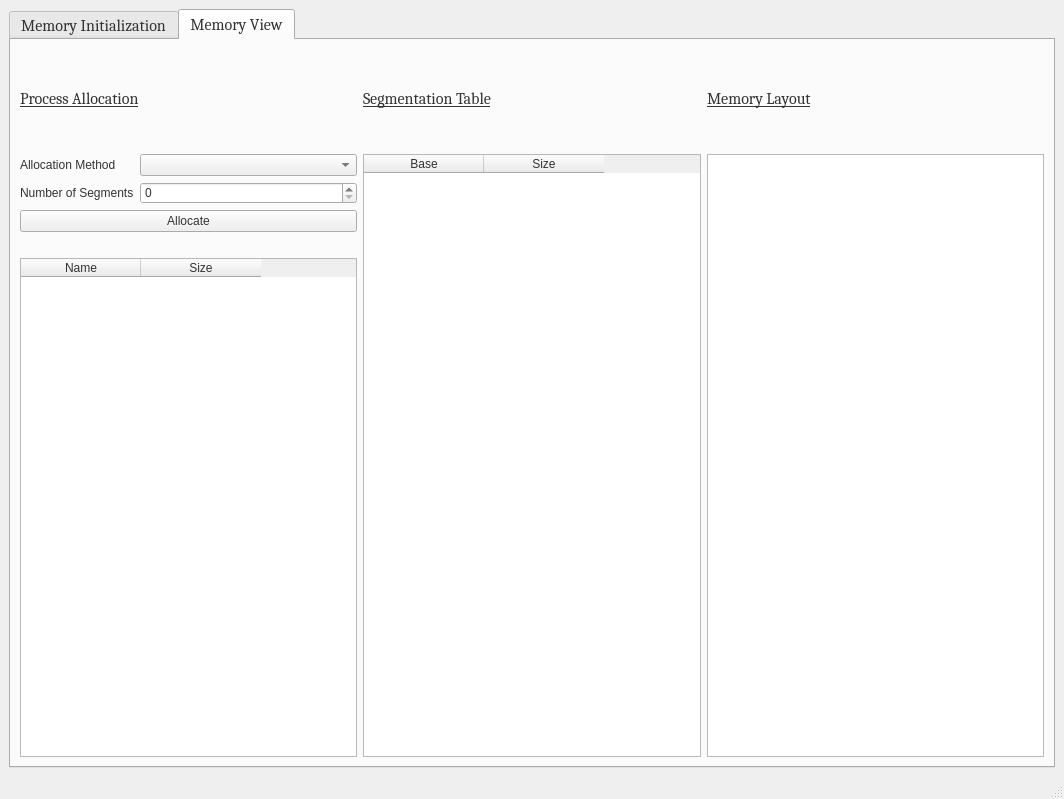
<?xml version="1.0" encoding="UTF-8"?>
<ui version="4.0">
 <class>MainWindow</class>
 <widget class="QMainWindow" name="MainWindow">
  <property name="geometry">
   <rect>
    <x>0</x>
    <y>0</y>
    <width>1064</width>
    <height>799</height>
   </rect>
  </property>
  <property name="windowTitle">
   <string>MainWindow</string>
  </property>
  <property name="windowIcon">
   <iconset>
    <normaloff>icon.ico</normaloff>icon.ico</iconset>
  </property>
  <property name="styleSheet">
   <string notr="true">font: 12pt &quot;Cambria&quot;;
color: rgb(50, 50, 50);</string>
  </property>
  <widget class="QWidget" name="centralwidget">
   <layout class="QGridLayout" name="gridLayout">
    <item row="0" column="1">
     <widget class="QTabWidget" name="tabWidget">
      <property name="font">
       <font>
        <family>Cambria</family>
        <pointsize>12</pointsize>
        <weight>50</weight>
        <italic>false</italic>
        <bold>false</bold>
       </font>
      </property>
      <property name="tabShape">
       <enum>QTabWidget::Rounded</enum>
      </property>
      <property name="currentIndex">
       <number>1</number>
      </property>
      <property name="elideMode">
       <enum>Qt::ElideNone</enum>
      </property>
      <property name="tabBarAutoHide">
       <bool>false</bool>
      </property>
      <widget class="QWidget" name="mem_init">
       <attribute name="title">
        <string>Memory Initialization</string>
       </attribute>
       <layout class="QGridLayout" name="gridLayout_2">
        <item row="2" column="1">
         <spacer name="verticalSpacer_2">
          <property name="orientation">
           <enum>Qt::Vertical</enum>
          </property>
          <property name="sizeType">
           <enum>QSizePolicy::Fixed</enum>
          </property>
          <property name="sizeHint" stdset="0">
           <size>
            <width>20</width>
            <height>40</height>
           </size>
          </property>
         </spacer>
        </item>
        <item row="1" column="2">
         <spacer name="horizontalSpacer_2">
          <property name="orientation">
           <enum>Qt::Horizontal</enum>
          </property>
          <property name="sizeHint" stdset="0">
           <size>
            <width>40</width>
            <height>20</height>
           </size>
          </property>
         </spacer>
        </item>
        <item row="1" column="1">
         <layout class="QVBoxLayout" name="verticalLayout">
          <item alignment="Qt::AlignHCenter">
           <widget class="QLabel" name="label_4">
            <property name="font">
             <font>
              <family>Cambria</family>
              <pointsize>12</pointsize>
              <weight>50</weight>
              <italic>false</italic>
              <bold>false</bold>
              <underline>true</underline>
             </font>
            </property>
            <property name="text">
             <string>Memory Creation</string>
            </property>
           </widget>
          </item>
          <item>
           <spacer name="verticalSpacer_3">
            <property name="orientation">
             <enum>Qt::Vertical</enum>
            </property>
            <property name="sizeType">
             <enum>QSizePolicy::Fixed</enum>
            </property>
            <property name="sizeHint" stdset="0">
             <size>
              <width>20</width>
              <height>40</height>
             </size>
            </property>
           </spacer>
          </item>
          <item>
           <layout class="QFormLayout" name="formLayout">
            <item row="0" column="0">
             <widget class="QLabel" name="label_mem_size">
              <property name="text">
               <string>Memory Size:</string>
              </property>
             </widget>
            </item>
            <item row="0" column="1">
             <widget class="QLineEdit" name="in_mem_size"/>
            </item>
            <item row="1" column="0">
             <widget class="QLabel" name="label_num_holes">
              <property name="text">
               <string>Number of Holes:</string>
              </property>
             </widget>
            </item>
            <item row="1" column="1">
             <widget class="QSpinBox" name="in_num_holes"/>
            </item>
           </layout>
          </item>
          <item>
           <widget class="QPushButton" name="pushButton">
            <property name="text">
             <string>Create Memory</string>
            </property>
           </widget>
          </item>
          <item>
           <spacer name="verticalSpacer_7">
            <property name="orientation">
             <enum>Qt::Vertical</enum>
            </property>
            <property name="sizeType">
             <enum>QSizePolicy::Fixed</enum>
            </property>
            <property name="sizeHint" stdset="0">
             <size>
              <width>20</width>
              <height>40</height>
             </size>
            </property>
           </spacer>
          </item>
          <item>
           <widget class="QTableWidget" name="mem_init_table">
            <property name="styleSheet">
             <string notr="true"/>
            </property>
            <property name="frameShape">
             <enum>QFrame::StyledPanel</enum>
            </property>
            <property name="frameShadow">
             <enum>QFrame::Sunken</enum>
            </property>
            <property name="sizeAdjustPolicy">
             <enum>QAbstractScrollArea::AdjustToContents</enum>
            </property>
            <property name="alternatingRowColors">
             <bool>true</bool>
            </property>
            <property name="gridStyle">
             <enum>Qt::SolidLine</enum>
            </property>
            <attribute name="horizontalHeaderCascadingSectionResizes">
             <bool>false</bool>
            </attribute>
            <attribute name="horizontalHeaderMinimumSectionSize">
             <number>120</number>
            </attribute>
            <attribute name="horizontalHeaderDefaultSectionSize">
             <number>120</number>
            </attribute>
            <column>
             <property name="text">
              <string>Base</string>
             </property>
             <property name="font">
              <font>
               <stylestrategy>PreferAntialias</stylestrategy>
              </font>
             </property>
             <property name="textAlignment">
              <set>AlignCenter</set>
             </property>
            </column>
            <column>
             <property name="text">
              <string>Size</string>
             </property>
             <property name="textAlignment">
              <set>AlignCenter</set>
             </property>
            </column>
           </widget>
          </item>
         </layout>
        </item>
        <item row="1" column="0">
         <spacer name="horizontalSpacer">
          <property name="orientation">
           <enum>Qt::Horizontal</enum>
          </property>
          <property name="sizeHint" stdset="0">
           <size>
            <width>40</width>
            <height>20</height>
           </size>
          </property>
         </spacer>
        </item>
        <item row="0" column="1">
         <spacer name="verticalSpacer">
          <property name="orientation">
           <enum>Qt::Vertical</enum>
          </property>
          <property name="sizeType">
           <enum>QSizePolicy::Fixed</enum>
          </property>
          <property name="sizeHint" stdset="0">
           <size>
            <width>20</width>
            <height>60</height>
           </size>
          </property>
         </spacer>
        </item>
       </layout>
      </widget>
      <widget class="QWidget" name="mem_view">
       <attribute name="title">
        <string>Memory View</string>
       </attribute>
       <layout class="QGridLayout" name="gridLayout_3">
        <item row="1" column="0">
         <layout class="QHBoxLayout" name="horizontalLayout">
          <item>
           <layout class="QVBoxLayout" name="verticalLayout_5">
            <item>
             <widget class="QLabel" name="label_3">
              <property name="font">
               <font>
                <family>Cambria</family>
                <pointsize>12</pointsize>
                <weight>50</weight>
                <italic>false</italic>
                <bold>false</bold>
                <underline>true</underline>
               </font>
              </property>
              <property name="text">
               <string>Process Allocation</string>
              </property>
             </widget>
            </item>
            <item>
             <spacer name="horizontalSpacer_3">
              <property name="orientation">
               <enum>Qt::Horizontal</enum>
              </property>
              <property name="sizeHint" stdset="0">
               <size>
                <width>40</width>
                <height>20</height>
               </size>
              </property>
             </spacer>
            </item>
            <item>
             <spacer name="horizontalSpacer_5">
              <property name="orientation">
               <enum>Qt::Horizontal</enum>
              </property>
              <property name="sizeHint" stdset="0">
               <size>
                <width>40</width>
                <height>20</height>
               </size>
              </property>
             </spacer>
            </item>
            <item>
             <layout class="QFormLayout" name="formLayout_2">
              <item row="0" column="0">
               <widget class="QLabel" name="label">
                <property name="text">
                 <string>Allocation Method</string>
                </property>
               </widget>
              </item>
              <item row="0" column="1">
               <widget class="QComboBox" name="method_dropdown">
                <item>
                 <property name="text">
                  <string/>
                 </property>
                </item>
                <item>
                 <property name="text">
                  <string>First Fit</string>
                 </property>
                </item>
                <item>
                 <property name="text">
                  <string>Best Fit</string>
                 </property>
                </item>
               </widget>
              </item>
              <item row="1" column="0">
               <widget class="QLabel" name="label_2">
                <property name="text">
                 <string>Number of Segments</string>
                </property>
               </widget>
              </item>
              <item row="1" column="1">
               <widget class="QSpinBox" name="in_num_seg"/>
              </item>
             </layout>
            </item>
            <item>
             <widget class="QPushButton" name="b_allocate">
              <property name="text">
               <string>Allocate</string>
              </property>
             </widget>
            </item>
            <item>
             <spacer name="horizontalSpacer_4">
              <property name="orientation">
               <enum>Qt::Horizontal</enum>
              </property>
              <property name="sizeHint" stdset="0">
               <size>
                <width>40</width>
                <height>20</height>
               </size>
              </property>
             </spacer>
            </item>
            <item>
             <widget class="QTableWidget" name="process_table">
              <property name="alternatingRowColors">
               <bool>true</bool>
              </property>
              <attribute name="horizontalHeaderMinimumSectionSize">
               <number>120</number>
              </attribute>
              <attribute name="horizontalHeaderDefaultSectionSize">
               <number>120</number>
              </attribute>
              <column>
               <property name="text">
                <string>Name</string>
               </property>
               <property name="textAlignment">
                <set>AlignCenter</set>
               </property>
              </column>
              <column>
               <property name="text">
                <string>Size</string>
               </property>
               <property name="textAlignment">
                <set>AlignCenter</set>
               </property>
              </column>
             </widget>
            </item>
           </layout>
          </item>
          <item>
           <layout class="QVBoxLayout" name="verticalLayout_4">
            <item>
             <widget class="QLabel" name="label_seg_table">
              <property name="font">
               <font>
                <family>Cambria</family>
                <pointsize>12</pointsize>
                <weight>50</weight>
                <italic>false</italic>
                <bold>false</bold>
                <underline>true</underline>
               </font>
              </property>
              <property name="text">
               <string>Segmentation Table</string>
              </property>
             </widget>
            </item>
            <item>
             <spacer name="verticalSpacer_5">
              <property name="orientation">
               <enum>Qt::Vertical</enum>
              </property>
              <property name="sizeType">
               <enum>QSizePolicy::Fixed</enum>
              </property>
              <property name="sizeHint" stdset="0">
               <size>
                <width>20</width>
                <height>40</height>
               </size>
              </property>
             </spacer>
            </item>
            <item>
             <widget class="QTableWidget" name="seg_table">
              <property name="alternatingRowColors">
               <bool>true</bool>
              </property>
              <attribute name="horizontalHeaderMinimumSectionSize">
               <number>120</number>
              </attribute>
              <attribute name="horizontalHeaderDefaultSectionSize">
               <number>120</number>
              </attribute>
              <column>
               <property name="text">
                <string>Base</string>
               </property>
               <property name="textAlignment">
                <set>AlignCenter</set>
               </property>
              </column>
              <column>
               <property name="text">
                <string>Size</string>
               </property>
               <property name="textAlignment">
                <set>AlignCenter</set>
               </property>
              </column>
             </widget>
            </item>
           </layout>
          </item>
          <item>
           <layout class="QVBoxLayout" name="verticalLayout_3">
            <item>
             <widget class="QLabel" name="label_mem_layout">
              <property name="font">
               <font>
                <family>Cambria</family>
                <pointsize>12</pointsize>
                <weight>50</weight>
                <italic>false</italic>
                <bold>false</bold>
                <underline>true</underline>
               </font>
              </property>
              <property name="text">
               <string>Memory Layout</string>
              </property>
             </widget>
            </item>
            <item>
             <spacer name="verticalSpacer_4">
              <property name="orientation">
               <enum>Qt::Vertical</enum>
              </property>
              <property name="sizeType">
               <enum>QSizePolicy::Fixed</enum>
              </property>
              <property name="sizeHint" stdset="0">
               <size>
                <width>20</width>
                <height>40</height>
               </size>
              </property>
             </spacer>
            </item>
            <item>
             <widget class="QGraphicsView" name="graphicsView"/>
            </item>
           </layout>
          </item>
         </layout>
        </item>
        <item row="0" column="0">
         <spacer name="verticalSpacer_6">
          <property name="orientation">
           <enum>Qt::Vertical</enum>
          </property>
          <property name="sizeType">
           <enum>QSizePolicy::Fixed</enum>
          </property>
          <property name="sizeHint" stdset="0">
           <size>
            <width>20</width>
            <height>40</height>
           </size>
          </property>
         </spacer>
        </item>
       </layout>
      </widget>
     </widget>
    </item>
   </layout>
  </widget>
  <widget class="QStatusBar" name="statusbar"/>
 </widget>
 <resources/>
 <connections/>
</ui>
